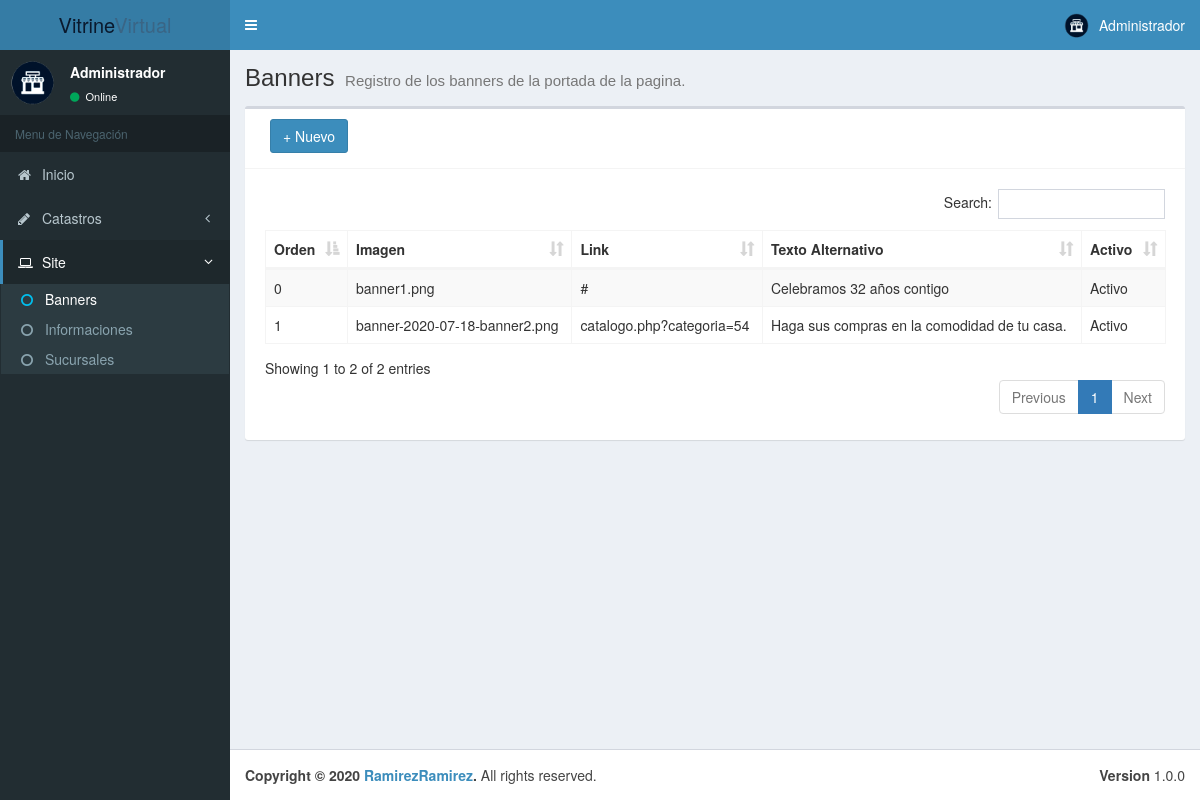
Page /admin/banners.php (signed in) on the committed database.
### tables this page shows
CREATE TABLE `tb_banner` (
  `codigo` int(11) NOT NULL,
  `img` varchar(100) NOT NULL,
  `alternativo` varchar(100) DEFAULT NULL,
  `url` varchar(100) DEFAULT NULL,
  `orden` int(11) NOT NULL,
  `activo` tinyint(1) NOT NULL
);

### admin/server/banner.php (called while the page is built, shortened)
<?php
	function getAllBanners () {
		$connection = conn();
		$sql = "SELECT tb_banner.* FROM tb_banner ORDER BY tb_banner.orden";
		$query = $connection->prepare($sql);
		$query->execute();
		if ($query->rowCount() > 0) {
			$result= $query->fetchAll();
		} else {
			$result = null;
		}
		return $result;
	}
?>

### admin/objs/banner.php (called while the page is built, shortened)
<?php
	include_once "./server/banner.php";
	$banners = getAllBanners();
?>

### admin/banners.php (the view, shortened to what this page needs)
<!DOCTYPE html>
<html>
<head>
	<?php include 'includes/head.php'; ?>
</head>
<body class="hold-transition skin-blue sidebar-mini">
	<div class="wrapper">
		<?php include 'includes/header.php'; ?>
		<?php include 'includes/aside.php'; ?>
		<div class="content-wrapper">
			<section class="content-header">
				<h1>
					Banners
					<small>Registro de los banners de la portada de la pagina.</small>
				</h1>
			</section>
			<section class="content">
				<?php include_once "objs/banner.php";?>
				<div class="box">
					<div class="box-header with-border">
						<div class="col-md-3 pull-left">
							<button id="btnAdd" type="button" class="btn btn-primary" data-toggle="modal" data-target="#AddModal" style="margin-bottom: 5px;">+ Nuevo</button>
						</div>
					</div>
					<div class="box-body">
						<div class="box-body table-responsive">
							<table class="table table-striped table-bordered display nowra" id="tabladatos">
							<thead>
								<tr>
									<th>Orden</th>
									<th>Imagen</th>
									<th>Link</th>
									<th>Texto Alternativo</th>
									<th>Activo</th>
								</tr>
							</thead>
							<tbody>
								<?php
									if ($banners != null) {
										foreach ($banners as $row) {
								?>
								<tr data-toggle="modal" data-target="#AltModal" data-codigo="<?php echo $row['codigo'];?>" data-orden="<?php echo $row['orden'];?>" data-url="<?php echo $row['url'];?>" data-img="<?php echo $row['img'];?>" data-alternativo="<?php echo $row['alternativo'];?>" data-activo="<?php echo $row['activo'];?>">
									<td><?php echo $row['orden'];?></td>
									<td><?php echo $row['img'];?></td>
									<td><?php echo $row['url'];?></td>
									<td><?php echo $row['alternativo'];?></td>
									<td>
									<?php
										$activo = "";
										if ($row['activo'] == 0) {
											$activo = "Inactivo";
										} else {
											$activo = "Activo";
										}
										echo $activo;
									?>
									</td>
								</tr>
								<?php }}?>
							</tbody>
							</table>
						</div>
					</div>
				</div>
			</section>
		</div>
		<?php include "includes/footer.php"; ?>
	</div>
</body>
</html>

### rows in the picture
tb_banner: orden "0", img "banner1.png", url "#", alternativo "Celebramos 32 años contigo", activo "Activo"
tb_banner: orden "1", img "banner-2020-07-18-banner2.png", url "catalogo.php?categoria=54", alternativo "Haga sus compras en la comodidad de tu casa.", activo "Activo"

### other values in the picture
$_SESSION['nome_usuario'] "Administrador"
